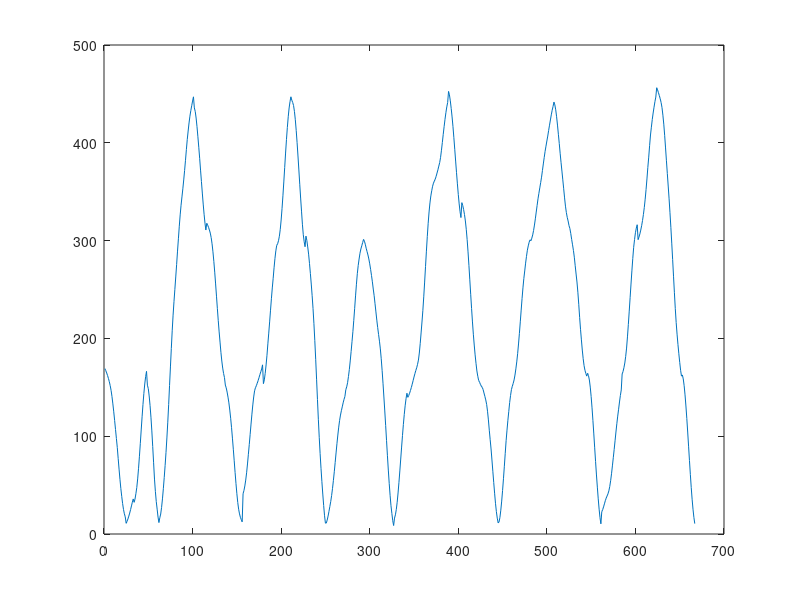

Recreate this plot in MATLAB. (Note: this script raises an error after producing the figure.)
addpath(genpath('/home/kemerelab/Downloads/PGPLVM/LMT-master'));warning off

%% Train model

% Define training data from neural activity during running periods in two mazes

load('maze1_run_v1_3_v2_5_500ms.mat');
figure;plot(pos_linear)
s1 = 401;
e1 = 800;
portion = s1:e1;
xx1 = pos_linear(portion)';
yy1 = double(spikes(:,portion)');
tgrid1 = double(idx(portion)');

load('maze2_run_v1_3_v2_5_500ms.mat');
figure;plot(pos_linear)
s2 = 401;
e2 = 800;
portion = s2:e2;
xx2 = pos_linear(portion)';
plot(xx2)
yy2 = double(spikes(:,portion)');
tgrid2 = double(idx(portion)');

xx=[xx1;xx2];
yy=[yy1;yy2];
tgrid=[tgrid1;tgrid2+tgrid1(end)];

name = ['m1_',num2str(s1),'_',num2str(e1),'_m2_',num2str(s2),'_',num2str(e2),'_result_la.mat']
clearvars -except xx yy tgrid name


% Train the model

yy = yy(:,stable_id); % select stable cell ids if needed
nf = 3; % number of latent space dimensions
niter = 30; % number of iterations

figure; % show latent variables in every iteration
[result_la,setopt]=run_pgplvm(xx,yy,tgrid,nf,niter,[]);
figure
show_latent_variable(result_la.xxsamp,xx,[],setopt.tgrid,'line_only',0)


% Discover number of separate manifolds

[tbl_id, comp_id,k_log,n_debris_log] = find_components(result_la.xxsamp, 0, 1);
x1=result_la.xxsamp(comp_id==1,:);x2=result_la.xxsamp(comp_id==2,:);
std_all=sqrt(mean([vecnorm(x1-mean(x1),2,2).^2;vecnorm(x2-mean(x2),2,2).^2]));

save(name,'result_la','xx','setopt','std_all')